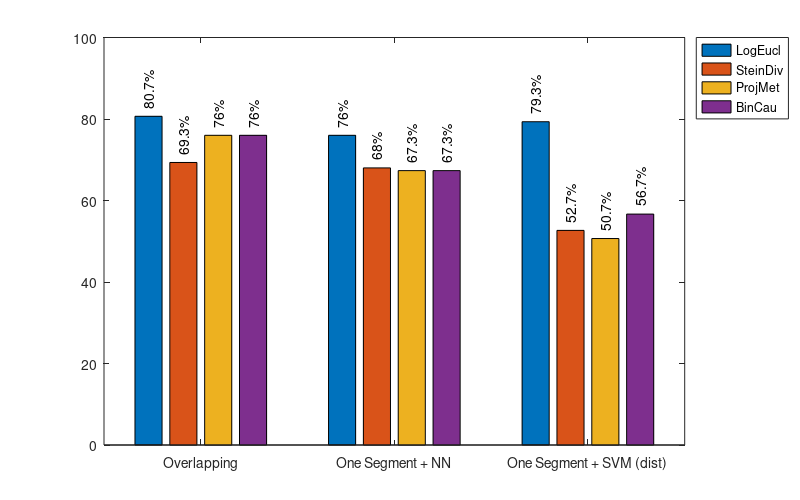

Source code (MATLAB):

clear all
close all
clc
%optimal p for Grassmann Manifolds & Removing nor_svm

all = [ 80.6667   69.3333   76.0000   76.0000;
    76.0000   68.0000   67.3333   67.3333;
    79.3333   52.6667   50.6667   56.6667    ];


Xlabel = {'Overlapping';'One Segment + NN';'One Segment + SVM (dist)'};

h =  bar(all);
ybuff=2;
for i=1:length(h)
    XDATA=get(get(h(i),'Children'),'XData');
    YDATA=get(get(h(i),'Children'),'YData');
    for j=1:size(XDATA,2)
        x=XDATA(1,j)+(XDATA(3,j)-XDATA(1,j))/2;
        y=YDATA(2,j)+ybuff;
        t=[num2str(YDATA(2,j),3) ,'%'];
        text(x,y,t,'Color','k','HorizontalAlignment','left','Rotation',90)
    end
end

ylim([0 100])
set(gca,'XTickLabel',Xlabel);

l= cell(1,4);
l{1}='LogEucl'; l{2}='SteinDiv'; l{3}='ProjMet'; l{4}='BinCau';
legend(h,l, 'Location', 'BestOutside');



width = 8;     % Width in inches
height = 5;    % Height in inches
alw = 0.75;    % AxesLineWidth
fsz = 10;      % Fontsize
lw = 1.5;      % LineWidth
msz = 8;       % MarkerSize

set(gcf,'InvertHardcopy','on');
set(gcf,'PaperUnits', 'inches');
papersize = get(gcf, 'PaperSize');
left = (papersize(1)- width)/2;
bottom = (papersize(2)- height)/2;
myfiguresize = [left, bottom, width, height];
set(gcf,'PaperPosition', myfiguresize);


%Home
print('/media/johanna/HD1T/latex-svn/study-paper-report/v3/images/summary_shift0_II','-dpng','-r300');

%Nicta
%print('/home/johanna/latex-svn/latex_rioux/reports/study-paper/images/summary_shift0','-dpng','-r300');